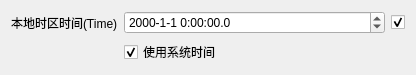
<?xml version="1.0" encoding="UTF-8"?>
<ui version="4.0">
 <class>CTcpEdgeTestDataView_TimeSyncReq</class>
 <widget class="QWidget" name="CTcpEdgeTestDataView_TimeSyncReq">
  <property name="geometry">
   <rect>
    <x>0</x>
    <y>0</y>
    <width>416</width>
    <height>69</height>
   </rect>
  </property>
  <property name="windowTitle">
   <string>CTcpEdgeTestDataView_TimeReadReq</string>
  </property>
  <layout class="QGridLayout" name="gridLayout">
   <item row="0" column="0">
    <widget class="QLabel" name="label_4">
     <property name="text">
      <string>本地时区时间(Time)</string>
     </property>
    </widget>
   </item>
   <item row="0" column="1">
    <widget class="QDateTimeEdit" name="_Time_">
     <property name="sizePolicy">
      <sizepolicy hsizetype="Expanding" vsizetype="Fixed">
       <horstretch>0</horstretch>
       <verstretch>0</verstretch>
      </sizepolicy>
     </property>
     <property name="minimumDate">
      <date>
       <year>1970</year>
       <month>1</month>
       <day>1</day>
      </date>
     </property>
     <property name="currentSection">
      <enum>QDateTimeEdit::YearSection</enum>
     </property>
     <property name="displayFormat">
      <string>yyyy-M-d H:mm:ss.z</string>
     </property>
     <property name="timeSpec">
      <enum>Qt::LocalTime</enum>
     </property>
    </widget>
   </item>
   <item row="0" column="2">
    <widget class="QCheckBox" name="__Time__">
     <property name="text">
      <string/>
     </property>
     <property name="checked">
      <bool>true</bool>
     </property>
    </widget>
   </item>
   <item row="1" column="1">
    <widget class="QCheckBox" name="cbTime">
     <property name="text">
      <string>使用系统时间</string>
     </property>
     <property name="checked">
      <bool>true</bool>
     </property>
    </widget>
   </item>
  </layout>
 </widget>
 <layoutdefault spacing="6" margin="11"/>
 <resources/>
 <connections/>
</ui>
